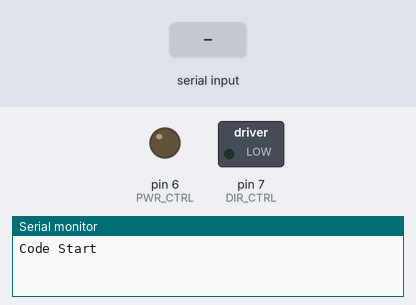
Bench run of a sketch on a simulated Arduino Uno, built with avr-gcc and run on an emulated ATmega328P. Shown: switched loads named in the sketch (green lamp = pin HIGH), output pins drawn as LEDs (lit = HIGH), the last lines printed to the serial monitor. Inputs (shaded band) come from the test bench.

Above: at 1.2 s.
1.3 s: "PWR on" received over Serial
At 3.0 s:
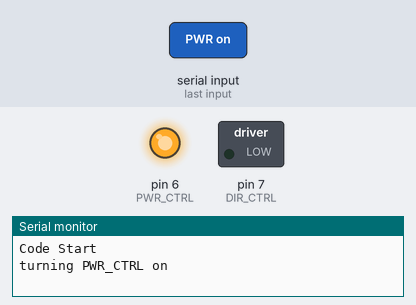
4.0 s: "Forward" received over Serial
At 6.2 s:
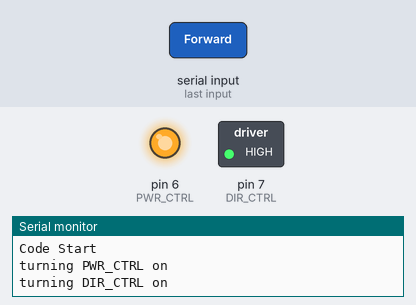
6.5 s: "PWR off" received over Serial
At 8.3 s:
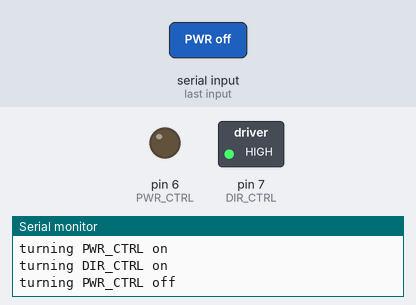
Timing chart, 0 to 9.8 s (numbered marks = the images above; inputs shaded):
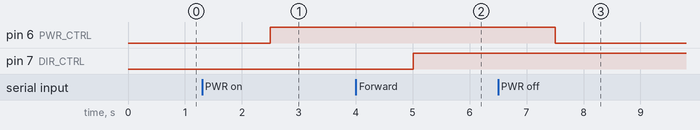

The sketch:

TestMotorCtrlBoard.ino
```cpp
//Valid commands: 'PWR on', 'PWR off', 'Forward' and 'Backward'.

const int DIR_CTRL = 7;
const int PWR_CTRL = 6;
String cmd = "";
int period = 500;

void setup() {
  // put your setup code here, to run once:
pinMode(DIR_CTRL, OUTPUT);
pinMode(PWR_CTRL, OUTPUT);
Serial.begin(9600);
digitalWrite(DIR_CTRL, LOW);
digitalWrite(PWR_CTRL, LOW);
Serial.println("Code Start");
}

void loop() {
  cmd = "";
  cmd = checkPort();
  processCmd(cmd);
  delay(period);
}


String checkPort() {
  String current;
  if (Serial.available()) {
    current = Serial.readString();
  } else {
    current = "NA";
  }
  return current;
}

void processCmd(String current) {
  if (current == "NA") {
    //do nothing
  } else if (current == "PWR on") {
    Serial.println("turning PWR_CTRL on");
    digitalWrite(PWR_CTRL, HIGH);
  } else if (current == "PWR off") {
    Serial.println("turning PWR_CTRL off");
    digitalWrite(PWR_CTRL, LOW);
  } else if (current == "Forward") {
    Serial.println("turning DIR_CTRL on");
    digitalWrite(DIR_CTRL, HIGH);
  } else if (current == "Backward") {
    Serial.println("turning DIR_CTRL off");
    digitalWrite(DIR_CTRL, LOW);
  } else {
    Serial.println("unrecognised command: " + current);
  }
}
```

Measured:
- after the input at 1.3 s, pin 6 (PWR_CTRL): LOW → HIGH after 1.2 s
- after the input at 4.0 s, pin 7 (DIR_CTRL): LOW → HIGH after 1.0 s
- after the input at 6.5 s, pin 6 (PWR_CTRL): HIGH → LOW after 1.0 s
